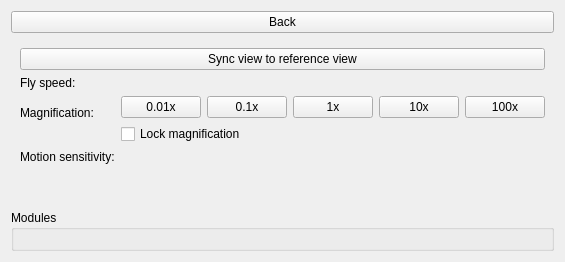
<?xml version="1.0" encoding="UTF-8"?>
<ui version="4.0">
 <class>qMRMLVirtualRealityHomeWidget</class>
 <widget class="qMRMLWidget" name="qMRMLVirtualRealityHomeWidget">
  <property name="geometry">
   <rect>
    <x>0</x>
    <y>0</y>
    <width>532</width>
    <height>262</height>
   </rect>
  </property>
  <property name="windowTitle">
   <string>VR Home</string>
  </property>
  <layout class="QVBoxLayout" name="verticalLayout">
   <item>
    <widget class="QPushButton" name="backButton">
     <property name="text">
      <string>Back</string>
     </property>
    </widget>
   </item>
   <item>
    <widget class="QFrame" name="HomeWidgetFrame">
     <property name="frameShape">
      <enum>QFrame::NoFrame</enum>
     </property>
     <property name="frameShadow">
      <enum>QFrame::Raised</enum>
     </property>
     <layout class="QFormLayout" name="formLayout">
      <item row="0" column="0" colspan="2">
       <widget class="QPushButton" name="SyncViewToReferenceViewButton">
        <property name="text">
         <string>Sync view to reference view</string>
        </property>
       </widget>
      </item>
      <item row="1" column="0">
       <widget class="QLabel" name="label">
        <property name="text">
         <string>Fly speed:</string>
        </property>
        <property name="alignment">
         <set>Qt::AlignBottom|Qt::AlignLeading|Qt::AlignLeft</set>
        </property>
       </widget>
      </item>
      <item row="1" column="1">
       <widget class="ctkSliderWidget" name="FlySpeedSliderWidget" native="true">
        <property name="decimals" stdset="0">
         <number>1</number>
        </property>
        <property name="singleStep" stdset="0">
         <double>0.500000000000000</double>
        </property>
        <property name="pageStep" stdset="0">
         <double>2.000000000000000</double>
        </property>
        <property name="minimum" stdset="0">
         <double>0.100000000000000</double>
        </property>
        <property name="maximum" stdset="0">
         <double>10.000000000000000</double>
        </property>
        <property name="value" stdset="0">
         <double>1.660000000000000</double>
        </property>
        <property name="suffix" stdset="0">
         <string>m/s</string>
        </property>
       </widget>
      </item>
      <item row="2" column="0">
       <widget class="QLabel" name="label_2">
        <property name="text">
         <string>Magnification:</string>
        </property>
        <property name="alignment">
         <set>Qt::AlignBottom|Qt::AlignLeading|Qt::AlignLeft</set>
        </property>
       </widget>
      </item>
      <item row="2" column="1">
       <layout class="QGridLayout" name="gridLayout_2">
        <item row="0" column="3">
         <widget class="QPushButton" name="Magnification10xButton">
          <property name="text">
           <string>10x</string>
          </property>
         </widget>
        </item>
        <item row="1" column="0" colspan="3">
         <widget class="QCheckBox" name="LockMagnificationCheckBox">
          <property name="text">
           <string>Lock magnification</string>
          </property>
         </widget>
        </item>
        <item row="0" column="0">
         <widget class="QPushButton" name="Magnification001xButton">
          <property name="text">
           <string>0.01x</string>
          </property>
         </widget>
        </item>
        <item row="0" column="2">
         <widget class="QPushButton" name="Magnification1xButton">
          <property name="text">
           <string>1x</string>
          </property>
         </widget>
        </item>
        <item row="0" column="1">
         <widget class="QPushButton" name="Magnification01xButton">
          <property name="text">
           <string>0.1x</string>
          </property>
         </widget>
        </item>
        <item row="0" column="4">
         <widget class="QPushButton" name="Magnification100xButton">
          <property name="text">
           <string>100x</string>
          </property>
         </widget>
        </item>
       </layout>
      </item>
      <item row="3" column="0">
       <widget class="QLabel" name="label_3">
        <property name="minimumSize">
         <size>
          <width>0</width>
          <height>13</height>
         </size>
        </property>
        <property name="text">
         <string>Motion sensitivity:</string>
        </property>
        <property name="alignment">
         <set>Qt::AlignBottom|Qt::AlignLeading|Qt::AlignLeft</set>
        </property>
       </widget>
      </item>
      <item row="3" column="1">
       <widget class="ctkSliderWidget" name="MotionSensitivitySliderWidget" native="true">
        <property name="decimals" stdset="0">
         <number>0</number>
        </property>
        <property name="maximum" stdset="0">
         <double>100.000000000000000</double>
        </property>
        <property name="value" stdset="0">
         <double>50.000000000000000</double>
        </property>
        <property name="suffix" stdset="0">
         <string>%</string>
        </property>
       </widget>
      </item>
     </layout>
    </widget>
   </item>
   <item>
    <widget class="QFrame" name="ModuleWidgetFrame">
     <property name="frameShape">
      <enum>QFrame::NoFrame</enum>
     </property>
     <property name="frameShadow">
      <enum>QFrame::Raised</enum>
     </property>
     <layout class="QFormLayout" name="formLayout_3"/>
    </widget>
   </item>
   <item>
    <widget class="QGroupBox" name="ModulesGroupBox">
     <property name="title">
      <string>Modules</string>
     </property>
     <layout class="QHBoxLayout" name="horizontalLayout">
      <item>
       <layout class="QHBoxLayout" name="ModulesGroupBoxLayout"/>
      </item>
     </layout>
    </widget>
   </item>
  </layout>
 </widget>
 <customwidgets>
  <customwidget>
   <class>qMRMLWidget</class>
   <extends>QWidget</extends>
   <header>qMRMLWidget.h</header>
   <container>1</container>
  </customwidget>
  <customwidget>
   <class>ctkSliderWidget</class>
   <extends>QWidget</extends>
   <header>ctkSliderWidget.h</header>
  </customwidget>
 </customwidgets>
 <resources/>
 <connections/>
</ui>
